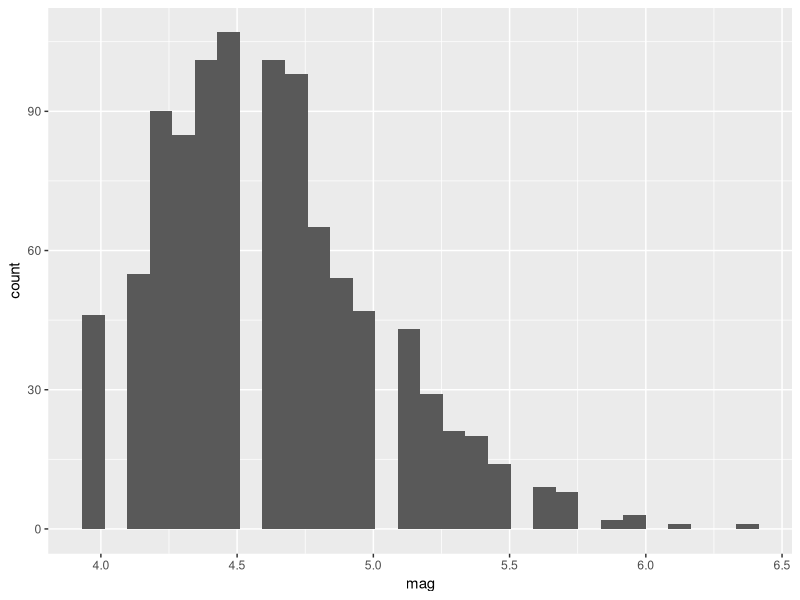
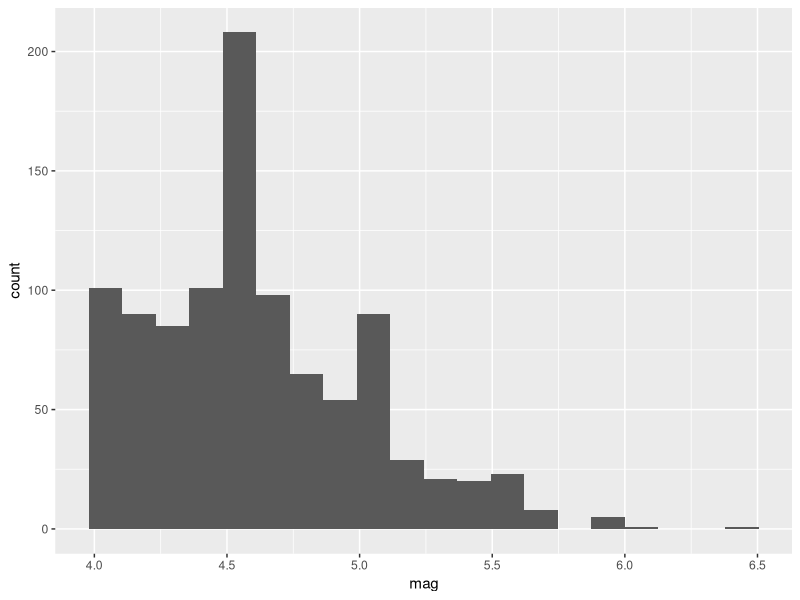
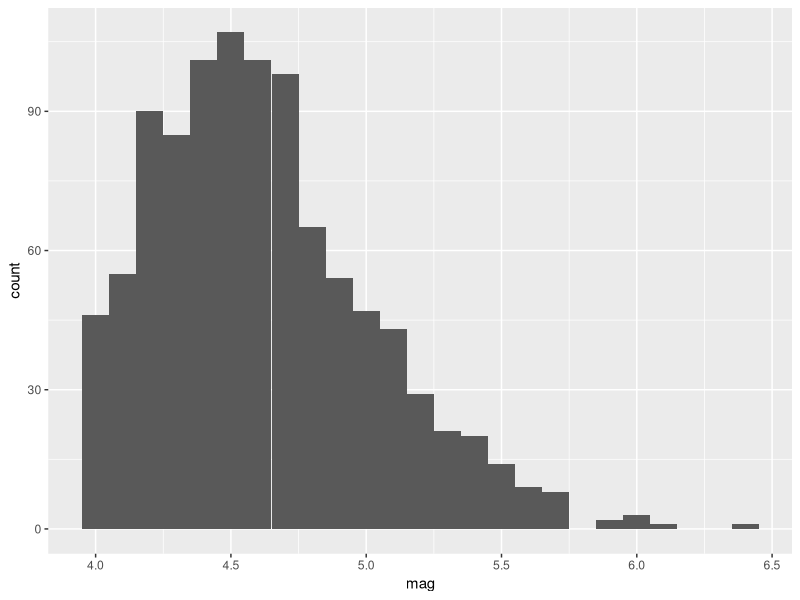
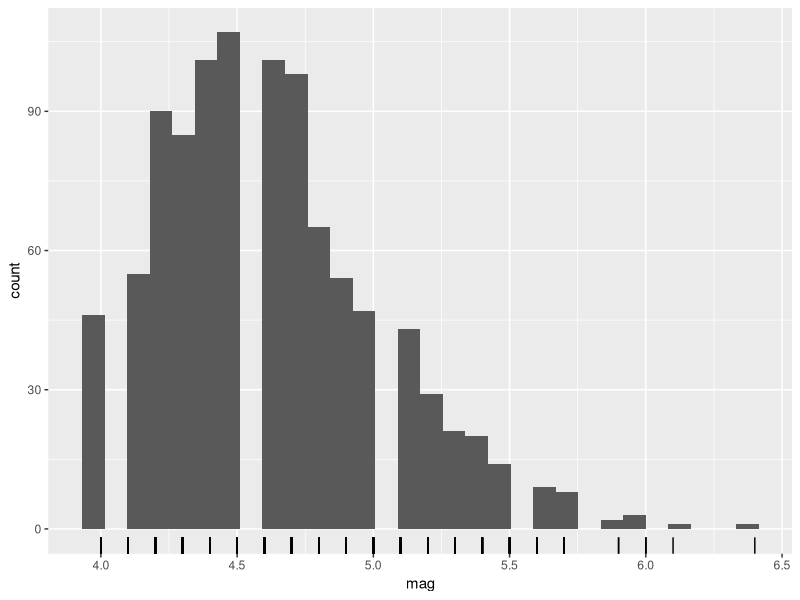
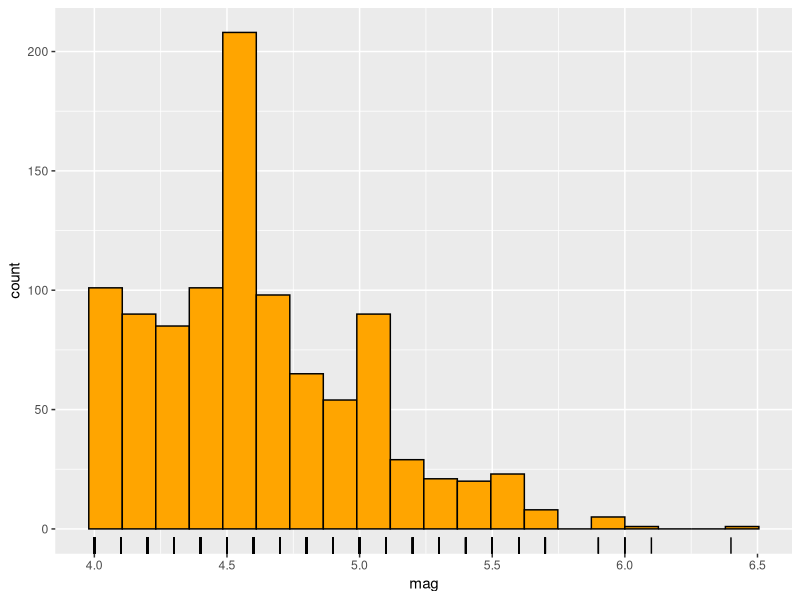
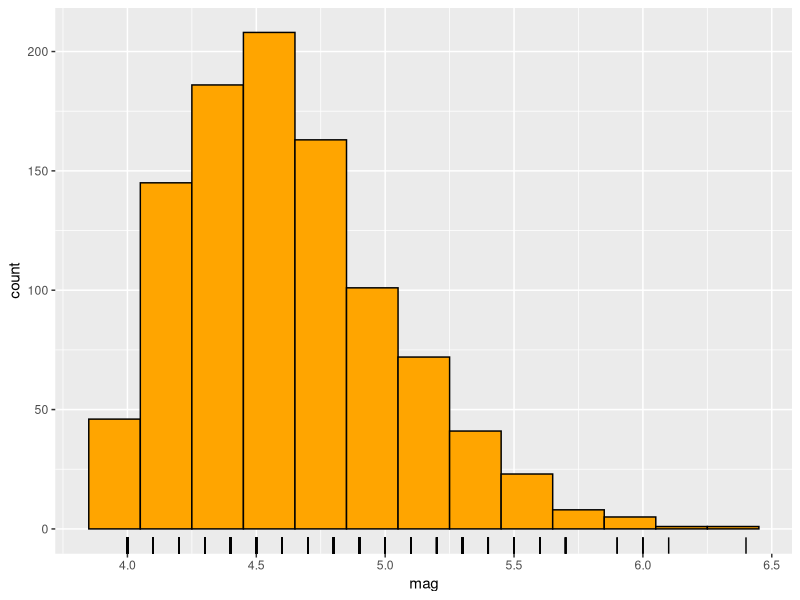
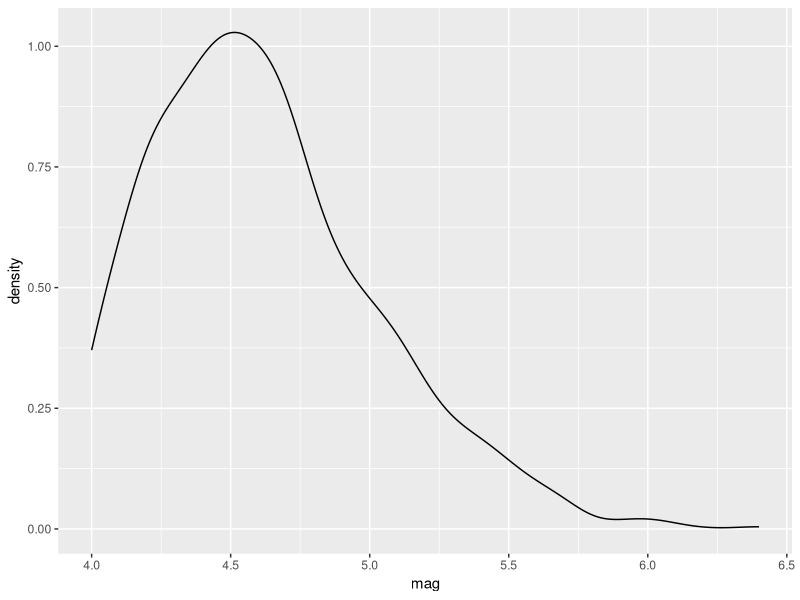
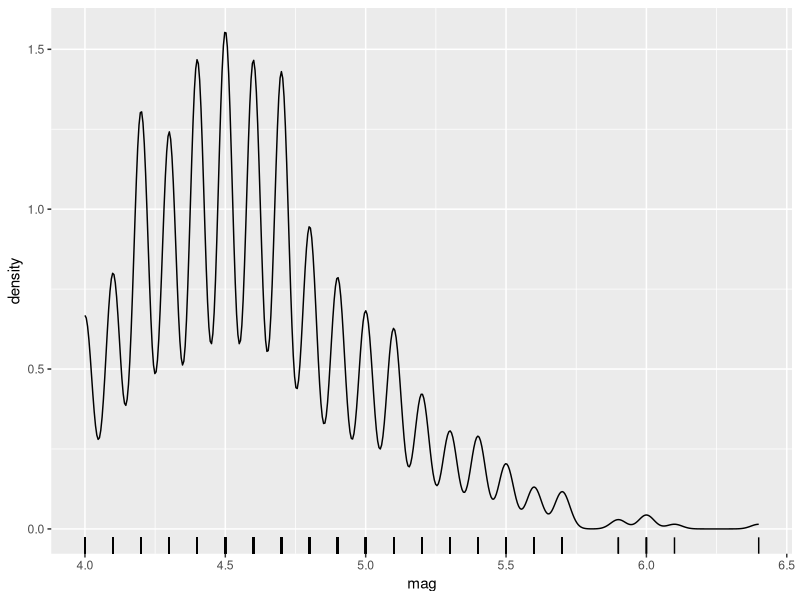

These charts were generated, in order, by the following R code:
# Load up the libraries we need and data
library(tidyverse)
data(quakes)

# A histogram of magnitudes
ggplot(data=quakes) +
  geom_histogram(mapping=aes(x=mag))

# Let's try varying the number of bins:
ggplot(data=quakes) +
  geom_histogram(mapping=aes(x=mag), bins=20)

# This is a very different shape than with 30 bins!
# 25 bins gives another again:
ggplot(data=quakes) +
  geom_histogram(mapping=aes(x=mag), bins=25)

# Let's see why this is happening by adding a 'data rug' to the plot.
ggplot(data=quakes) +
  geom_histogram(mapping=aes(x=mag)) +
  geom_rug(mapping=aes(x=mag))

# We can clearly see here from the rug, that our observations are rounded,
# appearing only at every 0.1. So the bar that starts a little higher than 4.0
# and stops a little bit before 4.1 contains no observations!

# What about 20 bins?
ggplot(data=quakes) +
  geom_histogram(mapping=aes(x=mag), bins=20, fill='orange', col='black') +
  geom_rug(mapping=aes(x=mag))

# We can see what is happening here - the very tall bar is covering observations
# of magnitude 4.5 and 4.6 so is counting them both. Whereas most other bars are
# only counting observations ta a single value.

# This is a consequence of the rounding. When data are rounded, changing the number
# of bins in a histogram can dramatically alter the shape. So generally, a histogram
# isn't ideal for these data.

# However, we can work around this by specifying the bins so that they align
# with the rounding in the data. We can do this by specifying the boundary between
# bins to be in-between our observations (e.g. we want them to be half way between
# 4.0 and 4.1, so we want them at 4.05 for example).
# We then specify the binwidth (rather than number of bins) so that our bins all|
# start in-between observations:
ggplot(data=quakes) +
  geom_histogram(mapping=aes(x=mag),
                 fill='orange',
                 col='black',
                 binwidth=0.2,
                 boundary=0.05,
                 ) +
  geom_rug(mapping=aes(x=mag))

# Another option (often better!) is a kernel density estimate plot, or density plot.
# This can be thought of as a smooth version of a histogram:
ggplot(data=quakes) +
  geom_density(mapping=aes(x=mag))

# This looks like it might be slightly oversmoothed? We can alter the amount of
# smoothing by using the `adjust` parameter:

# A value lower than 1 will smooth less. 0.3 is certainly not enough smoothing
# it is massively undersmoothed, but it does show how the kernel density is
# constructed (by placing little 'blobs' centered at each `mag` data point, then
# accummulating these 'blobs' up into hills).
ggplot(data=quakes) +
  geom_density(mapping=aes(x=mag), adjust=0.3) +
  geom_rug(mapping=aes(x=mag))

# We might want a bit more smoothing than that: Let's try something larger than 1:
# This is probably oversmoothed! We're losing detail now - there's just one hill?
ggplot(data=quakes) +
  geom_density(mapping=aes(x=mag), adjust=2) +
  geom_rug(mapping=aes(x=mag))

# Let's try 0.8 - this is still capturing the key trend (most common for earthquakes
# to be around 4.5 magnitude, most occur between 4 and 5.5, a few higher around 6-6.5)
ggplot(data=quakes) +
  geom_density(mapping=aes(x=mag), adjust=0.8) +
  geom_rug(mapping=aes(x=mag))

# This distribution looks a bit skew to the right (i.e. longer tail on the right hand
# side of the main data center), but this could just be due to there being no earthquakes
# of magnitude less than 4 in the data. Presumably these exist, so the data have been
# truncated.

# We could also try a boxplot: A boxplot shows the 5 number summary (min, lower quartile,
# median, upper quartile, max)
ggplot(data=quakes) +
  geom_boxplot(mapping=aes(x=mag))

# Conclusion here is roughly the same! Most earthquakes are around 4.6 or so. Around
# half are between the quartiles (inside the box) between 4.3 and 4.9. A quarter
# to the left of the box (below 4.3) and a quarter to the right of the box (above 4.9)

# Again this looks to be a bit skew to the right, however we notice that the median
# is actually bang in the middle of the box. Again, remember that these data are likely
# truncated at 4, so we're not getting a true representation here as we don't have
# all possible magnitudes.

# The observations being singled out on the right are potential outliers or extreme values.
# It's somewhat arbitrary. What happens is the software takes the length of the box
# (inter-quartile range) stretches it by 50% (i.e. 1.5*iqr) and takes that distance above
# and below the box. Anything past those bounds are potential outliers or extreme values.

# Boxplot and density colouring:
ggplot(data=quakes) +
  geom_boxplot(mapping=aes(x=mag), col='orange', fill='green3')

ggplot(data=quakes) +
  geom_density(mapping=aes(x=mag), col='orange', fill='green3', alpha=0.4)

# We can turn off the line for the density by specifying col=NA:
ggplot(data=quakes) +
  geom_density(mapping=aes(x=mag), col=NA, fill='green3', alpha=0.4)

# Let's have a look at depth:
ggplot(data=quakes) +
  geom_histogram(mapping=aes(x=depth), bins=20)

ggplot(data=quakes) +
  geom_density(mapping=aes(x=depth), adjust=0.8) +
  geom_rug(mapping=aes(x=depth))

# The histogram and density clearly show two humps. So earthquakes tend to either be
# shallow or deep, and not much in-between.

# A boxplot will not be appropriate for these data as we have two bumps!

# Reason is that when we look at a boxplot, we 'see' the box. Which suggests to us
# a single 'mode' or hump. But these data have two humps, so where the box is is actually
# where the data aren't!
ggplot(data=quakes) +
  geom_boxplot(mapping=aes(x=depth))

# This is a bimodal distribution, so a boxplot will not be appropriate. Use a density
# or histogram here.

# What about stations?
ggplot(data=quakes) +
  geom_histogram(mapping=aes(x=stations), bins=20)

ggplot(data=quakes) +
  geom_density(mapping=aes(x=stations), adjust=1) +
  geom_rug(mapping=aes(x=stations))

# Stations is clearly skew to the right which makes sense as it's a count that plausibly
# could be low (in this case I think it's at least 10 - that's probably data truncation
# though!) so the counts can't be less than 10, so the data will tend to bunch up there.

ggplot(data=quakes) +
  geom_boxplot(mapping=aes(x=stations), fill='purple')

# This is classic 'skew to the right' where extreme values tend to be only on the
# right tail - most of the data are bunched on the left. Right hand tail longer than
# the left hand tail, and the median is to the left of the box.


